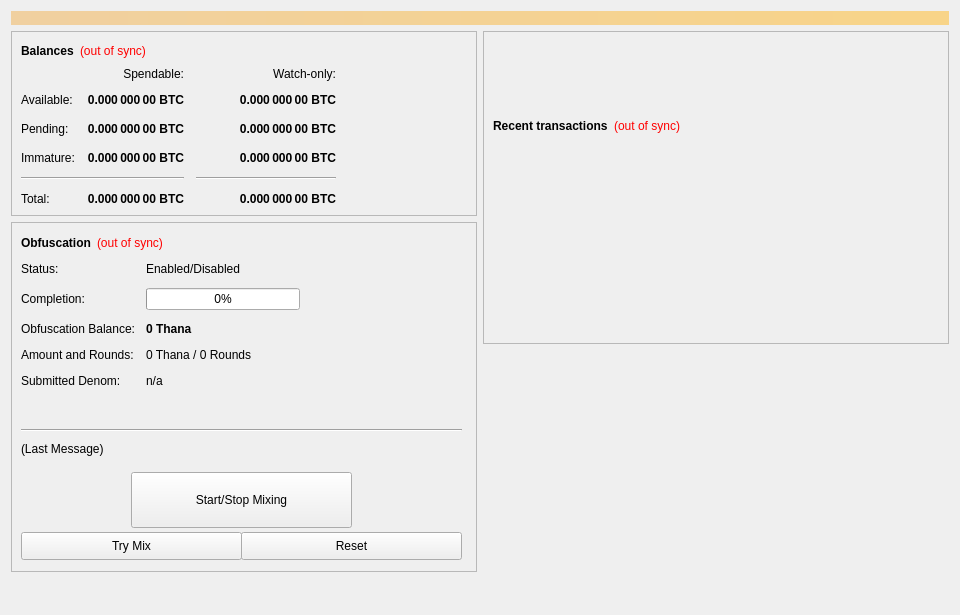
<?xml version="1.0" encoding="UTF-8"?>
<ui version="4.0">
 <class>OverviewPage</class>
 <widget class="QWidget" name="OverviewPage">
  <property name="geometry">
   <rect>
    <x>0</x>
    <y>0</y>
    <width>960</width>
    <height>615</height>
   </rect>
  </property>
  <property name="minimumSize">
   <size>
    <width>960</width>
    <height>0</height>
   </size>
  </property>
  <property name="windowTitle">
   <string>Form</string>
  </property>
  <layout class="QVBoxLayout" name="topLayout">
   <item>
    <widget class="QLabel" name="labelAlerts">
     <property name="visible">
      <bool>false</bool>
     </property>
     <property name="styleSheet">
      <string notr="true">background-color: qlineargradient(x1: 0, y1: 0, x2: 1, y2: 0, stop:0 #F0D0A0, stop:1 #F8D488); color:#000000;</string>
     </property>
     <property name="wordWrap">
      <bool>true</bool>
     </property>
     <property name="margin">
      <number>3</number>
     </property>
    </widget>
   </item>
   <item>
    <layout class="QHBoxLayout" name="horizontalLayout" stretch="1,1">
     <item>
      <layout class="QVBoxLayout" name="verticalLayout_2">
       <item>
        <widget class="QFrame" name="frame">
         <property name="frameShape">
          <enum>QFrame::StyledPanel</enum>
         </property>
         <property name="frameShadow">
          <enum>QFrame::Raised</enum>
         </property>
         <layout class="QVBoxLayout" name="verticalLayout_4">
          <item>
           <layout class="QHBoxLayout" name="horizontalLayout_4">
            <item>
             <widget class="QLabel" name="label_5">
              <property name="font">
               <font>
                <weight>75</weight>
                <bold>true</bold>
               </font>
              </property>
              <property name="text">
               <string>Balances</string>
              </property>
             </widget>
            </item>
            <item>
             <widget class="QLabel" name="labelWalletStatus">
              <property name="cursor">
               <cursorShape>WhatsThisCursor</cursorShape>
              </property>
              <property name="toolTip">
               <string>The displayed information may be out of date. Your wallet automatically synchronizes with the THANA network after a connection is established, but this process has not completed yet.</string>
              </property>
              <property name="styleSheet">
               <string notr="true">QLabel { color: red; }</string>
              </property>
              <property name="text">
               <string notr="true">(out of sync)</string>
              </property>
              <property name="alignment">
               <set>Qt::AlignLeading|Qt::AlignLeft|Qt::AlignVCenter</set>
              </property>
             </widget>
            </item>
            <item>
             <spacer name="horizontalSpacer_3">
              <property name="orientation">
               <enum>Qt::Horizontal</enum>
              </property>
              <property name="sizeHint" stdset="0">
               <size>
                <width>40</width>
                <height>20</height>
               </size>
              </property>
             </spacer>
            </item>
           </layout>
          </item>
          <item>
           <layout class="QGridLayout" name="gridLayout">
            <property name="spacing">
             <number>12</number>
            </property>
            <item row="2" column="2">
             <widget class="QLabel" name="labelWatchPending">
              <property name="font">
               <font>
                <weight>75</weight>
                <bold>true</bold>
               </font>
              </property>
              <property name="cursor">
               <cursorShape>IBeamCursor</cursorShape>
              </property>
              <property name="toolTip">
               <string>Unconfirmed transactions to watch-only addresses</string>
              </property>
              <property name="text">
               <string notr="true">0.000 000 00 BTC</string>
              </property>
              <property name="alignment">
               <set>Qt::AlignRight|Qt::AlignTrailing|Qt::AlignVCenter</set>
              </property>
              <property name="textInteractionFlags">
               <set>Qt::LinksAccessibleByMouse|Qt::TextSelectableByKeyboard|Qt::TextSelectableByMouse</set>
              </property>
             </widget>
            </item>
            <item row="2" column="1">
             <widget class="QLabel" name="labelUnconfirmed">
              <property name="font">
               <font>
                <weight>75</weight>
                <bold>true</bold>
               </font>
              </property>
              <property name="cursor">
               <cursorShape>IBeamCursor</cursorShape>
              </property>
              <property name="toolTip">
               <string>Total of transactions that have yet to be confirmed, and do not yet count toward the spendable balance</string>
              </property>
              <property name="text">
               <string notr="true">0.000 000 00 BTC</string>
              </property>
              <property name="alignment">
               <set>Qt::AlignRight|Qt::AlignTrailing|Qt::AlignVCenter</set>
              </property>
              <property name="textInteractionFlags">
               <set>Qt::LinksAccessibleByMouse|Qt::TextSelectableByKeyboard|Qt::TextSelectableByMouse</set>
              </property>
             </widget>
            </item>
            <item row="3" column="2">
             <widget class="QLabel" name="labelWatchImmature">
              <property name="font">
               <font>
                <weight>75</weight>
                <bold>true</bold>
               </font>
              </property>
              <property name="cursor">
               <cursorShape>IBeamCursor</cursorShape>
              </property>
              <property name="toolTip">
               <string>Staked or masternode rewards in watch-only addresses that has not yet matured</string>
              </property>
              <property name="text">
               <string notr="true">0.000 000 00 BTC</string>
              </property>
              <property name="alignment">
               <set>Qt::AlignRight|Qt::AlignTrailing|Qt::AlignVCenter</set>
              </property>
              <property name="textInteractionFlags">
               <set>Qt::LinksAccessibleByMouse|Qt::TextSelectableByKeyboard|Qt::TextSelectableByMouse</set>
              </property>
             </widget>
            </item>
            <item row="4" column="0" colspan="2">
             <widget class="Line" name="lineSpendableBalance">
              <property name="orientation">
               <enum>Qt::Horizontal</enum>
              </property>
             </widget>
            </item>
            <item row="4" column="2">
             <widget class="Line" name="lineWatchBalance">
              <property name="sizePolicy">
               <sizepolicy hsizetype="Preferred" vsizetype="Fixed">
                <horstretch>0</horstretch>
                <verstretch>0</verstretch>
               </sizepolicy>
              </property>
              <property name="minimumSize">
               <size>
                <width>140</width>
                <height>0</height>
               </size>
              </property>
              <property name="orientation">
               <enum>Qt::Horizontal</enum>
              </property>
             </widget>
            </item>
            <item row="5" column="0">
             <widget class="QLabel" name="labelTotalText">
              <property name="text">
               <string>Total:</string>
              </property>
             </widget>
            </item>
            <item row="3" column="1">
             <widget class="QLabel" name="labelImmature">
              <property name="font">
               <font>
                <weight>75</weight>
                <bold>true</bold>
               </font>
              </property>
              <property name="cursor">
               <cursorShape>IBeamCursor</cursorShape>
              </property>
              <property name="toolTip">
               <string>Staked or masternode rewards that has not yet matured</string>
              </property>
              <property name="text">
               <string notr="true">0.000 000 00 BTC</string>
              </property>
              <property name="alignment">
               <set>Qt::AlignRight|Qt::AlignTrailing|Qt::AlignVCenter</set>
              </property>
              <property name="textInteractionFlags">
               <set>Qt::LinksAccessibleByMouse|Qt::TextSelectableByKeyboard|Qt::TextSelectableByMouse</set>
              </property>
             </widget>
            </item>
            <item row="2" column="3">
             <spacer name="horizontalSpacer_2">
              <property name="orientation">
               <enum>Qt::Horizontal</enum>
              </property>
              <property name="sizeHint" stdset="0">
               <size>
                <width>40</width>
                <height>20</height>
               </size>
              </property>
             </spacer>
            </item>
            <item row="3" column="0">
             <widget class="QLabel" name="labelImmatureText">
              <property name="text">
               <string>Immature:</string>
              </property>
             </widget>
            </item>
            <item row="5" column="1">
             <widget class="QLabel" name="labelTotal">
              <property name="font">
               <font>
                <weight>75</weight>
                <bold>true</bold>
               </font>
              </property>
              <property name="cursor">
               <cursorShape>IBeamCursor</cursorShape>
              </property>
              <property name="toolTip">
               <string>Your current total balance</string>
              </property>
              <property name="text">
               <string notr="true">0.000 000 00 BTC</string>
              </property>
              <property name="alignment">
               <set>Qt::AlignRight|Qt::AlignTrailing|Qt::AlignVCenter</set>
              </property>
              <property name="textInteractionFlags">
               <set>Qt::LinksAccessibleByMouse|Qt::TextSelectableByKeyboard|Qt::TextSelectableByMouse</set>
              </property>
             </widget>
            </item>
            <item row="5" column="2">
             <widget class="QLabel" name="labelWatchTotal">
              <property name="font">
               <font>
                <weight>75</weight>
                <bold>true</bold>
               </font>
              </property>
              <property name="cursor">
               <cursorShape>IBeamCursor</cursorShape>
              </property>
              <property name="toolTip">
               <string>Current total balance in watch-only addresses</string>
              </property>
              <property name="text">
               <string notr="true">0.000 000 00 BTC</string>
              </property>
              <property name="alignment">
               <set>Qt::AlignRight|Qt::AlignTrailing|Qt::AlignVCenter</set>
              </property>
              <property name="textInteractionFlags">
               <set>Qt::LinksAccessibleByMouse|Qt::TextSelectableByKeyboard|Qt::TextSelectableByMouse</set>
              </property>
             </widget>
            </item>
            <item row="0" column="2">
             <widget class="QLabel" name="labelWatchonly">
              <property name="text">
               <string>Watch-only:</string>
              </property>
              <property name="alignment">
               <set>Qt::AlignRight|Qt::AlignTrailing|Qt::AlignVCenter</set>
              </property>
             </widget>
            </item>
            <item row="1" column="0">
             <widget class="QLabel" name="labelBalanceText">
              <property name="text">
               <string>Available:</string>
              </property>
             </widget>
            </item>
            <item row="1" column="1">
             <widget class="QLabel" name="labelBalance">
              <property name="font">
               <font>
                <weight>75</weight>
                <bold>true</bold>
               </font>
              </property>
              <property name="cursor">
               <cursorShape>IBeamCursor</cursorShape>
              </property>
              <property name="toolTip">
               <string>Your current spendable balance</string>
              </property>
              <property name="text">
               <string notr="true">0.000 000 00 BTC</string>
              </property>
              <property name="alignment">
               <set>Qt::AlignRight|Qt::AlignTrailing|Qt::AlignVCenter</set>
              </property>
              <property name="textInteractionFlags">
               <set>Qt::LinksAccessibleByMouse|Qt::TextSelectableByKeyboard|Qt::TextSelectableByMouse</set>
              </property>
             </widget>
            </item>
            <item row="1" column="2">
             <widget class="QLabel" name="labelWatchAvailable">
              <property name="font">
               <font>
                <weight>75</weight>
                <bold>true</bold>
               </font>
              </property>
              <property name="cursor">
               <cursorShape>IBeamCursor</cursorShape>
              </property>
              <property name="toolTip">
               <string>Your current balance in watch-only addresses</string>
              </property>
              <property name="text">
               <string notr="true">0.000 000 00 BTC</string>
              </property>
              <property name="alignment">
               <set>Qt::AlignRight|Qt::AlignTrailing|Qt::AlignVCenter</set>
              </property>
              <property name="textInteractionFlags">
               <set>Qt::LinksAccessibleByMouse|Qt::TextSelectableByKeyboard|Qt::TextSelectableByMouse</set>
              </property>
             </widget>
            </item>
            <item row="2" column="0">
             <widget class="QLabel" name="labelPendingText">
              <property name="text">
               <string>Pending:</string>
              </property>
             </widget>
            </item>
            <item row="0" column="1">
             <widget class="QLabel" name="labelSpendable">
              <property name="text">
               <string>Spendable:</string>
              </property>
              <property name="alignment">
               <set>Qt::AlignRight|Qt::AlignTrailing|Qt::AlignVCenter</set>
              </property>
             </widget>
            </item>
           </layout>
          </item>
         </layout>
        </widget>
       </item>
       <item>
        <widget class="QFrame" name="frameObfuscation">
         <property name="minimumSize">
          <size>
           <width>0</width>
           <height>350</height>
          </size>
         </property>
         <property name="layoutDirection">
          <enum>Qt::LeftToRight</enum>
         </property>
         <property name="frameShape">
          <enum>QFrame::StyledPanel</enum>
         </property>
         <property name="frameShadow">
          <enum>QFrame::Raised</enum>
         </property>
         <widget class="QWidget" name="formLayoutWidget">
          <property name="geometry">
           <rect>
            <x>10</x>
            <y>40</y>
            <width>451</width>
            <height>161</height>
           </rect>
          </property>
          <layout class="QFormLayout" name="formLayout">
           <property name="fieldGrowthPolicy">
            <enum>QFormLayout::AllNonFixedFieldsGrow</enum>
           </property>
           <property name="horizontalSpacing">
            <number>11</number>
           </property>
           <property name="verticalSpacing">
            <number>12</number>
           </property>
           <item row="0" column="0">
            <widget class="QLabel" name="label_6">
             <property name="text">
              <string>Status:</string>
             </property>
            </widget>
           </item>
           <item row="1" column="0">
            <widget class="QLabel" name="label_7">
             <property name="text">
              <string>Completion:</string>
             </property>
            </widget>
           </item>
           <item row="1" column="1">
            <widget class="QProgressBar" name="obfuscationProgress">
             <property name="maximumSize">
              <size>
               <width>154</width>
               <height>16777215</height>
              </size>
             </property>
             <property name="value">
              <number>0</number>
             </property>
            </widget>
           </item>
           <item row="2" column="0">
            <widget class="QLabel" name="labelAnonymizedText">
             <property name="text">
              <string>Obfuscation Balance:</string>
             </property>
            </widget>
           </item>
           <item row="2" column="1">
            <widget class="QLabel" name="labelAnonymized">
             <property name="font">
              <font>
               <weight>75</weight>
               <bold>true</bold>
              </font>
             </property>
             <property name="text">
              <string notr="true">0 Thana</string>
             </property>
            </widget>
           </item>
           <item row="3" column="0">
            <widget class="QLabel" name="label_8">
             <property name="text">
              <string>Amount and Rounds:</string>
             </property>
            </widget>
           </item>
           <item row="3" column="1">
            <widget class="QLabel" name="labelAmountRounds">
             <property name="text">
              <string>0 Thana / 0 Rounds</string>
             </property>
            </widget>
           </item>
           <item row="4" column="0">
            <widget class="QLabel" name="label_9">
             <property name="text">
              <string>Submitted Denom:</string>
             </property>
            </widget>
           </item>
           <item row="4" column="1">
            <widget class="QLabel" name="labelSubmittedDenom">
             <property name="toolTip">
              <string>The denominations you submitted to the Masternode.&lt;br&gt;To mix, other users must submit the exact same denominations.</string>
             </property>
             <property name="text">
              <string>n/a</string>
             </property>
            </widget>
           </item>
           <item row="0" column="1">
            <widget class="QLabel" name="obfuscationEnabled">
             <property name="text">
              <string>Enabled/Disabled</string>
             </property>
            </widget>
           </item>
          </layout>
         </widget>
         <widget class="QPushButton" name="runAutoDenom">
          <property name="geometry">
           <rect>
            <x>251</x>
            <y>17</y>
            <width>1</width>
            <height>1</height>
           </rect>
          </property>
          <property name="palette">
           <palette>
            <active>
             <colorrole role="WindowText">
              <brush brushstyle="SolidPattern">
               <color alpha="255">
                <red>0</red>
                <green>0</green>
                <blue>0</blue>
               </color>
              </brush>
             </colorrole>
             <colorrole role="Button">
              <brush brushstyle="SolidPattern">
               <color alpha="255">
                <red>239</red>
                <green>238</green>
                <blue>238</blue>
               </color>
              </brush>
             </colorrole>
             <colorrole role="Light">
              <brush brushstyle="SolidPattern">
               <color alpha="255">
                <red>255</red>
                <green>255</green>
                <blue>255</blue>
               </color>
              </brush>
             </colorrole>
             <colorrole role="Midlight">
              <brush brushstyle="SolidPattern">
               <color alpha="255">
                <red>247</red>
                <green>246</green>
                <blue>246</blue>
               </color>
              </brush>
             </colorrole>
             <colorrole role="Dark">
              <brush brushstyle="SolidPattern">
               <color alpha="255">
                <red>119</red>
                <green>119</green>
                <blue>119</blue>
               </color>
              </brush>
             </colorrole>
             <colorrole role="Mid">
              <brush brushstyle="SolidPattern">
               <color alpha="255">
                <red>159</red>
                <green>159</green>
                <blue>159</blue>
               </color>
              </brush>
             </colorrole>
             <colorrole role="Text">
              <brush brushstyle="SolidPattern">
               <color alpha="255">
                <red>0</red>
                <green>0</green>
                <blue>0</blue>
               </color>
              </brush>
             </colorrole>
             <colorrole role="BrightText">
              <brush brushstyle="SolidPattern">
               <color alpha="255">
                <red>255</red>
                <green>255</green>
                <blue>255</blue>
               </color>
              </brush>
             </colorrole>
             <colorrole role="ButtonText">
              <brush brushstyle="SolidPattern">
               <color alpha="255">
                <red>0</red>
                <green>0</green>
                <blue>0</blue>
               </color>
              </brush>
             </colorrole>
             <colorrole role="Base">
              <brush brushstyle="SolidPattern">
               <color alpha="255">
                <red>255</red>
                <green>255</green>
                <blue>255</blue>
               </color>
              </brush>
             </colorrole>
             <colorrole role="Window">
              <brush brushstyle="SolidPattern">
               <color alpha="255">
                <red>239</red>
                <green>238</green>
                <blue>238</blue>
               </color>
              </brush>
             </colorrole>
             <colorrole role="Shadow">
              <brush brushstyle="SolidPattern">
               <color alpha="255">
                <red>0</red>
                <green>0</green>
                <blue>0</blue>
               </color>
              </brush>
             </colorrole>
             <colorrole role="AlternateBase">
              <brush brushstyle="SolidPattern">
               <color alpha="255">
                <red>247</red>
                <green>246</green>
                <blue>246</blue>
               </color>
              </brush>
             </colorrole>
             <colorrole role="ToolTipBase">
              <brush brushstyle="SolidPattern">
               <color alpha="255">
                <red>255</red>
                <green>255</green>
                <blue>220</blue>
               </color>
              </brush>
             </colorrole>
             <colorrole role="ToolTipText">
              <brush brushstyle="SolidPattern">
               <color alpha="255">
                <red>0</red>
                <green>0</green>
                <blue>0</blue>
               </color>
              </brush>
             </colorrole>
            </active>
            <inactive>
             <colorrole role="WindowText">
              <brush brushstyle="SolidPattern">
               <color alpha="255">
                <red>0</red>
                <green>0</green>
                <blue>0</blue>
               </color>
              </brush>
             </colorrole>
             <colorrole role="Button">
              <brush brushstyle="SolidPattern">
               <color alpha="255">
                <red>239</red>
                <green>238</green>
                <blue>238</blue>
               </color>
              </brush>
             </colorrole>
             <colorrole role="Light">
              <brush brushstyle="SolidPattern">
               <color alpha="255">
                <red>255</red>
                <green>255</green>
                <blue>255</blue>
               </color>
              </brush>
             </colorrole>
             <colorrole role="Midlight">
              <brush brushstyle="SolidPattern">
               <color alpha="255">
                <red>247</red>
                <green>246</green>
                <blue>246</blue>
               </color>
              </brush>
             </colorrole>
             <colorrole role="Dark">
              <brush brushstyle="SolidPattern">
               <color alpha="255">
                <red>119</red>
                <green>119</green>
                <blue>119</blue>
               </color>
              </brush>
             </colorrole>
             <colorrole role="Mid">
              <brush brushstyle="SolidPattern">
               <color alpha="255">
                <red>159</red>
                <green>159</green>
                <blue>159</blue>
               </color>
              </brush>
             </colorrole>
             <colorrole role="Text">
              <brush brushstyle="SolidPattern">
               <color alpha="255">
                <red>0</red>
                <green>0</green>
                <blue>0</blue>
               </color>
              </brush>
             </colorrole>
             <colorrole role="BrightText">
              <brush brushstyle="SolidPattern">
               <color alpha="255">
                <red>255</red>
                <green>255</green>
                <blue>255</blue>
               </color>
              </brush>
             </colorrole>
             <colorrole role="ButtonText">
              <brush brushstyle="SolidPattern">
               <color alpha="255">
                <red>0</red>
                <green>0</green>
                <blue>0</blue>
               </color>
              </brush>
             </colorrole>
             <colorrole role="Base">
              <brush brushstyle="SolidPattern">
               <color alpha="255">
                <red>255</red>
                <green>255</green>
                <blue>255</blue>
               </color>
              </brush>
             </colorrole>
             <colorrole role="Window">
              <brush brushstyle="SolidPattern">
               <color alpha="255">
                <red>239</red>
                <green>238</green>
                <blue>238</blue>
               </color>
              </brush>
             </colorrole>
             <colorrole role="Shadow">
              <brush brushstyle="SolidPattern">
               <color alpha="255">
                <red>0</red>
                <green>0</green>
                <blue>0</blue>
               </color>
              </brush>
             </colorrole>
             <colorrole role="AlternateBase">
              <brush brushstyle="SolidPattern">
               <color alpha="255">
                <red>247</red>
                <green>246</green>
                <blue>246</blue>
               </color>
              </brush>
             </colorrole>
             <colorrole role="ToolTipBase">
              <brush brushstyle="SolidPattern">
               <color alpha="255">
                <red>255</red>
                <green>255</green>
                <blue>220</blue>
               </color>
              </brush>
             </colorrole>
             <colorrole role="ToolTipText">
              <brush brushstyle="SolidPattern">
               <color alpha="255">
                <red>0</red>
                <green>0</green>
                <blue>0</blue>
               </color>
              </brush>
             </colorrole>
            </inactive>
            <disabled>
             <colorrole role="WindowText">
              <brush brushstyle="SolidPattern">
               <color alpha="255">
                <red>119</red>
                <green>119</green>
                <blue>119</blue>
               </color>
              </brush>
             </colorrole>
             <colorrole role="Button">
              <brush brushstyle="SolidPattern">
               <color alpha="255">
                <red>239</red>
                <green>238</green>
                <blue>238</blue>
               </color>
              </brush>
             </colorrole>
             <colorrole role="Light">
              <brush brushstyle="SolidPattern">
               <color alpha="255">
                <red>255</red>
                <green>255</green>
                <blue>255</blue>
               </color>
              </brush>
             </colorrole>
             <colorrole role="Midlight">
              <brush brushstyle="SolidPattern">
               <color alpha="255">
                <red>247</red>
                <green>246</green>
                <blue>246</blue>
               </color>
              </brush>
             </colorrole>
             <colorrole role="Dark">
              <brush brushstyle="SolidPattern">
               <color alpha="255">
                <red>119</red>
                <green>119</green>
                <blue>119</blue>
               </color>
              </brush>
             </colorrole>
             <colorrole role="Mid">
              <brush brushstyle="SolidPattern">
               <color alpha="255">
                <red>159</red>
                <green>159</green>
                <blue>159</blue>
               </color>
              </brush>
             </colorrole>
             <colorrole role="Text">
              <brush brushstyle="SolidPattern">
               <color alpha="255">
                <red>119</red>
                <green>119</green>
                <blue>119</blue>
               </color>
              </brush>
             </colorrole>
             <colorrole role="BrightText">
              <brush brushstyle="SolidPattern">
               <color alpha="255">
                <red>255</red>
                <green>255</green>
                <blue>255</blue>
               </color>
              </brush>
             </colorrole>
             <colorrole role="ButtonText">
              <brush brushstyle="SolidPattern">
               <color alpha="255">
                <red>119</red>
                <green>119</green>
                <blue>119</blue>
               </color>
              </brush>
             </colorrole>
             <colorrole role="Base">
              <brush brushstyle="SolidPattern">
               <color alpha="255">
                <red>239</red>
                <green>238</green>
                <blue>238</blue>
               </color>
              </brush>
             </colorrole>
             <colorrole role="Window">
              <brush brushstyle="SolidPattern">
               <color alpha="255">
                <red>239</red>
                <green>238</green>
                <blue>238</blue>
               </color>
              </brush>
             </colorrole>
             <colorrole role="Shadow">
              <brush brushstyle="SolidPattern">
               <color alpha="255">
                <red>0</red>
                <green>0</green>
                <blue>0</blue>
               </color>
              </brush>
             </colorrole>
             <colorrole role="AlternateBase">
              <brush brushstyle="SolidPattern">
               <color alpha="255">
                <red>239</red>
                <green>238</green>
                <blue>238</blue>
               </color>
              </brush>
             </colorrole>
             <colorrole role="ToolTipBase">
              <brush brushstyle="SolidPattern">
               <color alpha="255">
                <red>255</red>
                <green>255</green>
                <blue>220</blue>
               </color>
              </brush>
             </colorrole>
             <colorrole role="ToolTipText">
              <brush brushstyle="SolidPattern">
               <color alpha="255">
                <red>0</red>
                <green>0</green>
                <blue>0</blue>
               </color>
              </brush>
             </colorrole>
            </disabled>
           </palette>
          </property>
          <property name="focusPolicy">
           <enum>Qt::NoFocus</enum>
          </property>
          <property name="autoFillBackground">
           <bool>true</bool>
          </property>
          <property name="text">
           <string/>
          </property>
          <property name="flat">
           <bool>true</bool>
          </property>
         </widget>
         <widget class="QPushButton" name="toggleObfuscation">
          <property name="geometry">
           <rect>
            <x>120</x>
            <y>250</y>
            <width>221</width>
            <height>56</height>
           </rect>
          </property>
          <property name="sizePolicy">
           <sizepolicy hsizetype="MinimumExpanding" vsizetype="Fixed">
            <horstretch>0</horstretch>
            <verstretch>0</verstretch>
           </sizepolicy>
          </property>
          <property name="text">
           <string>Start/Stop Mixing</string>
          </property>
         </widget>
         <widget class="Line" name="lineLastMessage">
          <property name="geometry">
           <rect>
            <x>10</x>
            <y>200</y>
            <width>441</width>
            <height>16</height>
           </rect>
          </property>
          <property name="orientation">
           <enum>Qt::Horizontal</enum>
          </property>
         </widget>
         <widget class="QLabel" name="obfuscationStatus">
          <property name="geometry">
           <rect>
            <x>10</x>
            <y>220</y>
            <width>451</width>
            <height>61</height>
           </rect>
          </property>
          <property name="minimumSize">
           <size>
            <width>288</width>
            <height>43</height>
           </size>
          </property>
          <property name="text">
           <string>(Last Message)</string>
          </property>
          <property name="alignment">
           <set>Qt::AlignLeading|Qt::AlignLeft|Qt::AlignTop</set>
          </property>
          <property name="wordWrap">
           <bool>true</bool>
          </property>
         </widget>
         <widget class="QPushButton" name="obfuscationAuto">
          <property name="geometry">
           <rect>
            <x>10</x>
            <y>310</y>
            <width>221</width>
            <height>28</height>
           </rect>
          </property>
          <property name="sizePolicy">
           <sizepolicy hsizetype="MinimumExpanding" vsizetype="Fixed">
            <horstretch>0</horstretch>
            <verstretch>0</verstretch>
           </sizepolicy>
          </property>
          <property name="toolTip">
           <string>Try to manually submit a Obfuscation request.</string>
          </property>
          <property name="text">
           <string>Try Mix</string>
          </property>
         </widget>
         <widget class="QPushButton" name="obfuscationReset">
          <property name="geometry">
           <rect>
            <x>230</x>
            <y>310</y>
            <width>221</width>
            <height>28</height>
           </rect>
          </property>
          <property name="sizePolicy">
           <sizepolicy hsizetype="MinimumExpanding" vsizetype="Fixed">
            <horstretch>0</horstretch>
            <verstretch>0</verstretch>
           </sizepolicy>
          </property>
          <property name="toolTip">
           <string>Reset the current status of Obfuscation (can interrupt Obfuscation if it's in the process of Mixing, which can cost you money!)</string>
          </property>
          <property name="autoFillBackground">
           <bool>false</bool>
          </property>
          <property name="text">
           <string>Reset</string>
          </property>
         </widget>
         <widget class="QWidget" name="layoutWidget">
          <property name="geometry">
           <rect>
            <x>10</x>
            <y>10</y>
            <width>431</width>
            <height>22</height>
           </rect>
          </property>
          <layout class="QHBoxLayout" name="horizontalLayout_5">
           <item>
            <widget class="QLabel" name="label_2">
             <property name="font">
              <font>
               <weight>75</weight>
               <bold>true</bold>
              </font>
             </property>
             <property name="text">
              <string>Obfuscation</string>
             </property>
            </widget>
           </item>
           <item>
            <widget class="QLabel" name="labelObfuscationSyncStatus">
             <property name="toolTip">
              <string>The displayed information may be out of date. Your wallet automatically synchronizes with the THANA network after a connection is established, but this process has not completed yet.</string>
             </property>
             <property name="styleSheet">
              <string notr="true">QLabel { color: red; }</string>
             </property>
             <property name="text">
              <string notr="true">(out of sync)</string>
             </property>
             <property name="alignment">
              <set>Qt::AlignLeading|Qt::AlignLeft|Qt::AlignVCenter</set>
             </property>
            </widget>
           </item>
           <item>
            <spacer name="horizontalSpacer_4">
             <property name="orientation">
              <enum>Qt::Horizontal</enum>
             </property>
             <property name="sizeHint" stdset="0">
              <size>
               <width>40</width>
               <height>20</height>
              </size>
             </property>
            </spacer>
           </item>
          </layout>
         </widget>
        </widget>
       </item>
       <item>
        <spacer name="verticalSpacer">
         <property name="orientation">
          <enum>Qt::Vertical</enum>
         </property>
         <property name="sizeHint" stdset="0">
          <size>
           <width>20</width>
           <height>40</height>
          </size>
         </property>
        </spacer>
       </item>
      </layout>
     </item>
     <item>
      <layout class="QVBoxLayout" name="verticalLayout_3">
       <item>
        <widget class="QFrame" name="frame_2">
         <property name="frameShape">
          <enum>QFrame::StyledPanel</enum>
         </property>
         <property name="frameShadow">
          <enum>QFrame::Raised</enum>
         </property>
         <layout class="QVBoxLayout" name="verticalLayout">
          <item>
           <spacer name="verticalSpacer_3">
            <property name="orientation">
             <enum>Qt::Vertical</enum>
            </property>
            <property name="sizeType">
             <enum>QSizePolicy::Fixed</enum>
            </property>
            <property name="sizeHint" stdset="0">
             <size>
              <width>20</width>
              <height>75</height>
             </size>
            </property>
           </spacer>
          </item>
          <item>
           <layout class="QHBoxLayout" name="horizontalLayout_2">
            <item>
             <widget class="QLabel" name="label_4">
              <property name="font">
               <font>
                <weight>75</weight>
                <bold>true</bold>
               </font>
              </property>
              <property name="text">
               <string>Recent transactions</string>
              </property>
             </widget>
            </item>
            <item>
             <widget class="QLabel" name="labelTransactionsStatus">
              <property name="cursor">
               <cursorShape>WhatsThisCursor</cursorShape>
              </property>
              <property name="toolTip">
               <string>The displayed information may be out of date. Your wallet automatically synchronizes with the THANA network after a connection is established, but this process has not completed yet.</string>
              </property>
              <property name="styleSheet">
               <string notr="true">QLabel { color: red; }</string>
              </property>
              <property name="text">
               <string notr="true">(out of sync)</string>
              </property>
              <property name="alignment">
               <set>Qt::AlignRight|Qt::AlignTrailing|Qt::AlignVCenter</set>
              </property>
             </widget>
            </item>
            <item>
             <spacer name="horizontalSpacer">
              <property name="orientation">
               <enum>Qt::Horizontal</enum>
              </property>
              <property name="sizeHint" stdset="0">
               <size>
                <width>40</width>
                <height>20</height>
               </size>
              </property>
             </spacer>
            </item>
           </layout>
          </item>
          <item>
           <widget class="QListView" name="listTransactions">
            <property name="styleSheet">
             <string notr="true">QListView { background: transparent; }</string>
            </property>
            <property name="frameShape">
             <enum>QFrame::NoFrame</enum>
            </property>
            <property name="verticalScrollBarPolicy">
             <enum>Qt::ScrollBarAlwaysOff</enum>
            </property>
            <property name="horizontalScrollBarPolicy">
             <enum>Qt::ScrollBarAlwaysOff</enum>
            </property>
            <property name="selectionMode">
             <enum>QAbstractItemView::NoSelection</enum>
            </property>
           </widget>
          </item>
         </layout>
        </widget>
       </item>
       <item>
        <spacer name="verticalSpacer_2">
         <property name="orientation">
          <enum>Qt::Vertical</enum>
         </property>
         <property name="sizeType">
          <enum>QSizePolicy::Expanding</enum>
         </property>
         <property name="sizeHint" stdset="0">
          <size>
           <width>20</width>
           <height>40</height>
          </size>
         </property>
        </spacer>
       </item>
      </layout>
     </item>
    </layout>
   </item>
  </layout>
 </widget>
 <resources/>
 <connections/>
</ui>
